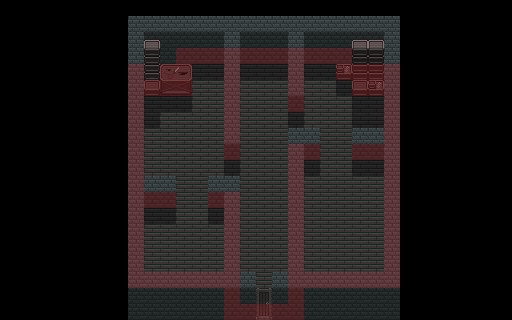

Rendered tile map (Tiled .tmx) drawn with the repository's tilesets; below, a short description and the map source with its tile grids summarised:
An orthogonal 32x20 tile map with 16x16 px tiles, 6 tile layers (Ground, Walls, WallTops, houseObjects, ...), 2 tilesets and 1 object.

<map version="1.0" orientation="orthogonal" renderorder="right-down" width="32" height="20" tilewidth="16" tileheight="16" nextobjectid="1">
 <tileset firstgid="1" name="Tileset" tilewidth="16" tileheight="16" tilecount="4096" columns="64">
  <image source="../tiles/Tileset.png" trans="ff0004" width="1024" height="1024" />
 </tileset>
 <tileset firstgid="4097" name="Collision" tilewidth="16" tileheight="16" tilecount="1" columns="1">
  <image source="../tiles/Collision.png" trans="ff0004" width="16" height="16" />
  <tile id="0">
   <objectgroup draworder="index">
    <object id="1" x="0" y="0" width="16" height="11" />
   </objectgroup>
  </tile>
 </tileset>
 <layer name="Ground" width="32" height="20">
  <data>[640 cells, 244 non-empty, 3 distinct tile ids]</data>
 </layer>
 <layer name="Walls" width="32" height="20">
  <data>[640 cells, 146 non-empty, 4 distinct tile ids]</data>
 </layer>
 <layer name="WallTops" width="32" height="20">
  <data>[640 cells, 37 non-empty, 2 distinct tile ids]</data>
 </layer>
 <layer name="houseObjects" width="32" height="20">
  <data>[640 cells, 44 non-empty, 13 distinct tile ids]</data>
 </layer>
 <layer name="shadows" width="32" height="20">
  <data>[640 cells, 80 non-empty, 5 distinct tile ids]</data>
 </layer>
 <layer name="Collisions" width="32" height="20" opacity="0.2">
  <data>[640 cells, 111 non-empty, 7 distinct tile ids]</data>
 </layer>
</map>